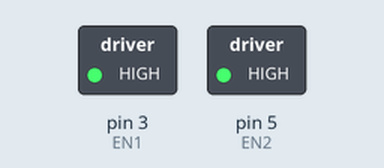
Simulated run of this sketch. Board: Arduino Uno, built with avr-gcc and run on an emulated ATmega328P. Shown: switched loads named in the sketch (green lamp = pin HIGH).

Above: at 0.1 s.
Timing chart, 0 to 1.6 s (numbered marks = the images above):
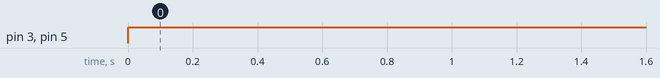

Measured:
- by itself, pin 3 (EN1), pin 5 (EN2): LOW → HIGH at 0.00 s

The sketch:

move.ino
```cpp
//양쪽 모터와 연결된 PWM 핀 번호 배열에 저장
#define EN1 3                // 우측 모터 속도
const int rightMotorPin1 = 2; // 우측 모터 핀 1
const int rightMotorPin2 = 4; // 우측 모터 핀 2
#define EN2 5               // 좌측 모터 속도
const int leftMotorPin1 = 6;  // 좌측 모터 핀 1
const int leftMotorPin2 = 7;  // 좌측 모터 핀 2

void setup() {

}

void loop() {
  //블루투스로 데이터가 전달된다면

    digitalWrite(leftMotorPin1, LOW);
    digitalWrite(leftMotorPin2, HIGH);
    digitalWrite(rightMotorPin1, LOW);
    digitalWrite(rightMotorPin2, HIGH);
    analogWrite(EN1, 255);
    analogWrite(EN2, 255);
}
```
